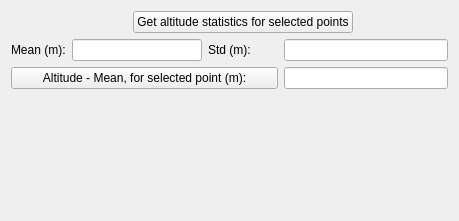
             <widget class="QWidget" name="altitudeDifferencesAnalisysTab">
              <attribute name="title">
               <string>Altitudes differences analisys</string>
              </attribute>
              <layout class="QGridLayout" name="gridLayout_12">
               <item row="0" column="0" colspan="2">
                <spacer name="horizontalSpacer_9">
                 <property name="orientation">
                  <enum>Qt::Horizontal</enum>
                 </property>
                 <property name="sizeHint" stdset="0">
                  <size>
                   <width>116</width>
                   <height>20</height>
                  </size>
                 </property>
                </spacer>
               </item>
               <item row="0" column="2" colspan="3">
                <widget class="QPushButton" name="getAltitudeStatisticsForSelectedPointsPushButton">
                 <property name="text">
                  <string>Get altitude statistics for selected points</string>
                 </property>
                </widget>
               </item>
               <item row="0" column="5">
                <spacer name="horizontalSpacer_13">
                 <property name="orientation">
                  <enum>Qt::Horizontal</enum>
                 </property>
                 <property name="sizeHint" stdset="0">
                  <size>
                   <width>89</width>
                   <height>20</height>
                  </size>
                 </property>
                </spacer>
               </item>
               <item row="1" column="0">
                <widget class="QLabel" name="meanAltitudeLabel">
                 <property name="text">
                  <string>Mean (m):</string>
                 </property>
                </widget>
               </item>
               <item row="1" column="1" colspan="2">
                <widget class="QLineEdit" name="meanAltitudeLineEdit">
                 <property name="readOnly">
                  <bool>true</bool>
                 </property>
                </widget>
               </item>
               <item row="1" column="3">
                <widget class="QLabel" name="stdAltitudeLabel">
                 <property name="text">
                  <string>Std (m):</string>
                 </property>
                </widget>
               </item>
               <item row="1" column="4" colspan="2">
                <widget class="QLineEdit" name="stdAltitudeLineEdit">
                 <property name="readOnly">
                  <bool>true</bool>
                 </property>
                </widget>
               </item>
               <item row="2" column="0" colspan="4">
                <widget class="QPushButton" name="getDifferencesAltitudeForSelectedPointsPushButton">
                 <property name="minimumSize">
                  <size>
                   <width>170</width>
                   <height>0</height>
                  </size>
                 </property>
                 <property name="text">
                  <string>Altitude - Mean, for selected point (m):</string>
                 </property>
                </widget>
               </item>
               <item row="2" column="4" colspan="2">
                <widget class="QLineEdit" name="altitudeDifferenceLineEdit">
                 <property name="readOnly">
                  <bool>true</bool>
                 </property>
                </widget>
               </item>
               <item row="3" column="2">
                <spacer name="verticalSpacer_4">
                 <property name="orientation">
                  <enum>Qt::Vertical</enum>
                 </property>
                 <property name="sizeHint" stdset="0">
                  <size>
                   <width>20</width>
                   <height>121</height>
                  </size>
                 </property>
                </spacer>
               </item>
              </layout>
             </widget>
